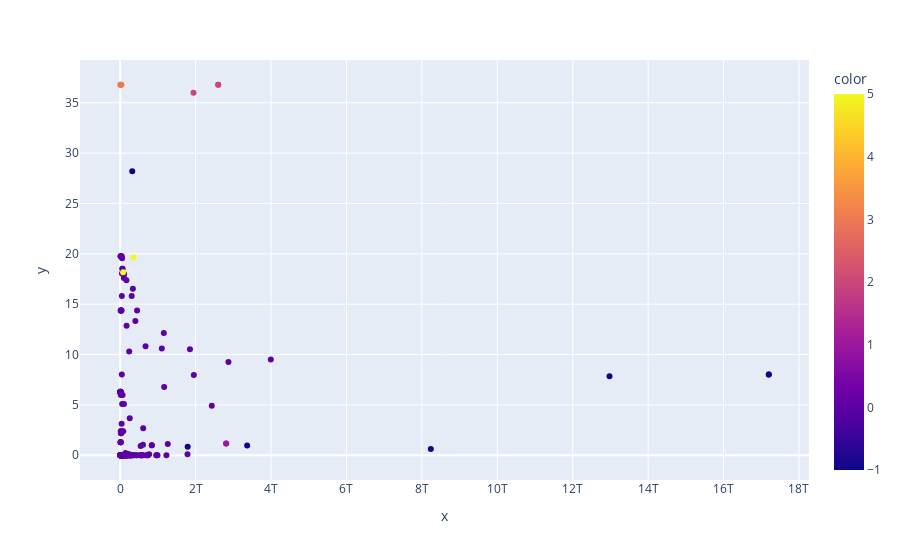

Notebook code for this chart:
### Code cell
fig = px.scatter(x=gdp, y=nuc, color=shares['cluster'])
fig.show()

### Figure 1 — Plotly figure (JSON) as saved in the notebook; plotly's stock layout.template omitted (floating-point values rounded to 4 significant figures; data arrays with more than 128 entries replaced by an {"elided": "..."} marker saying what was removed)
{"data": [{"hovertemplate": "x=%{x}<br>y=%{y}<br>color=%{marker.color}<extra></extra>", "legendgroup": "", "marker": {"color": {"elided": "220 int values"}, "coloraxis": "coloraxis", "symbol": "circle"}, "mode": "markers", "name": "", "orientation": "v", "showlegend": false, "type": "scatter", "x": {"elided": "220 float values"}, "xaxis": "x", "y": {"elided": "220 float values"}, "yaxis": "y"}], "layout": {"coloraxis": {"colorbar": {"title": {"text": "color"}}, "colorscale": [[0, "#0d0887"], [0.1111, "#46039f"], [0.2222, "#7201a8"], [0.3333, "#9c179e"], [0.4444, "#bd3786"], [0.5556, "#d8576b"], [0.6667, "#ed7953"], [0.7778, "#fb9f3a"], [0.8889, "#fdca26"], [1, "#f0f921"]]}, "legend": {"tracegroupgap": 0}, "margin": {"t": 60}, "xaxis": {"anchor": "y", "domain": [0, 1], "title": {"text": "x"}}, "yaxis": {"anchor": "x", "domain": [0, 1], "title": {"text": "y"}}}}
